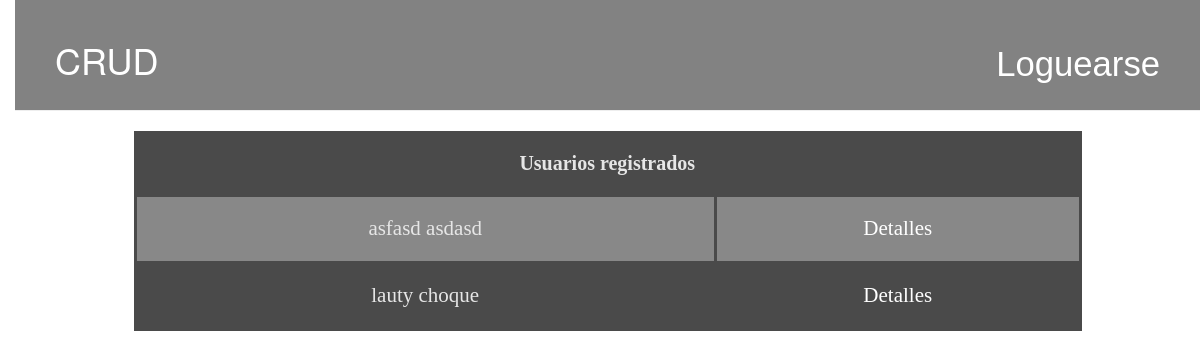
Before: / with the older database file.
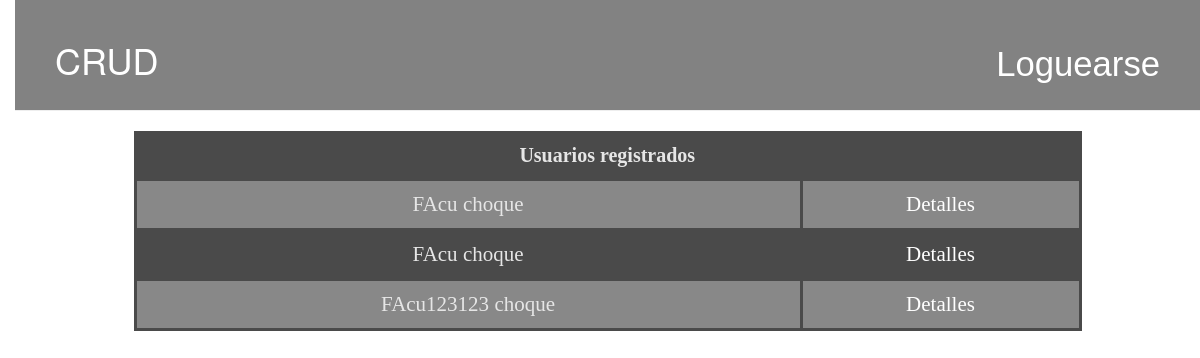
After: the same page with the newer database file.
### crud/models.py (models this page shows, shortened)
class Usuario(models.Model):
    apellido = models.CharField(max_length=200)
    nombre = models.CharField(max_length=200)
    dni = models.IntegerField(default=None)
    domicilio = models.CharField(max_length=200)
    nacimiento = models.DateField()
    created_date = models.DateTimeField(default=timezone.now)

### crud/views.py (the view)
# urls.py: path('', views.usuario_list, name='usuario_list'),
def usuario_list(request):
    usuarios = Usuario.objects.all()
    return render(request, 'crud/usuario_list.html', {'usuarios': usuarios})

### crud/templates/crud/usuario_list.html (shortened to what this page needs)
{% extends 'crud/base.html' %}
{% block content %}
    <table class="darkTable">
    <tr>
        <th scope="col" colspan="4">Usuarios registrados</th>
    </tr>
    {% for usuario in usuarios %}
    <tr>
        <td>{{ usuario.apellido }} {{usuario.nombre}}</td>
        <td><a href="{% url 'usuario_detail' pk=usuario.pk %}"> Detalles</a></td>
    </tr>
    {% endfor%}
    </table>
{% endblock %}

### crud/templates/crud/base.html (shortened to what this page needs)
{% load static %}
<html>
    <head>
        <link rel="stylesheet" href="//maxcdn.bootstrapcdn.com/bootstrap/3.2.0/css/bootstrap.min.css">
        <link rel="stylesheet" href="//maxcdn.bootstrapcdn.com/bootstrap/3.2.0/css/bootstrap-theme.min.css">
        <link rel="stylesheet" href="{% static 'css/crud.css' %}">
    </head>
    <body>
        <div class="page-header">
            {% if user.is_authenticated %}
                <a href="{% url 'usuario_new' %}" class="top-menu"><span class="glyphicon glyphicon-plus"></span></a>
            {% else %}
                <a href="/admin" class="top-menu">Loguearse</a>
            {% endif %}
            {% block title%}
                <h1><a href="/">CRUD</a></h1>
            {% endblock %}
        </div>
        {% block content %}
        {% endblock %}
    </body>
</html>

### crud/static/css/crud.css (style rules this page uses)
body { padding-left: 15px; }
.page-header { background-color: #828282; margin-top: 0; padding: 20px 20px 20px 40px; }
.top-menu, .top-menu:hover, .top-menu:visited { color: white; float: right; font-family: Arial, Helvetica, sans-serif; font-size: 26pt; margin-right: 20px; margin-top: 20px; }
table.darkTable { font-family: "Times New Roman", Times, serif; border: 2px solid #000000; background-color: #4A4A4A; width: 80%; height: 200px; margin: auto; text-align: center; border-collapse: collapse; }
table.darkTable td, table.darkTable th { border: 3px solid #4A4A4A; padding: 3px 2px; }
table.darkTable tbody td { font-size: 21px; color: #E6E6E6; }
table.darkTable tr:nth-child(even) { background: #888888; }
table.darkTable tr th { font-size: 20px; font-weight: bold; color: #E6E6E6; text-align: center; border-left: 2px solid #4A4A4A; }
a { color: white; }

Changed rows visible on the page:
removed Usuario: apellido "asfasd", nombre "asdasd"
removed Usuario: apellido "lauty", nombre "choque"
added Usuario: apellido "FAcu", nombre "choque"
added Usuario: apellido "FAcu", nombre "choque"
added Usuario: apellido "FAcu123123", nombre "choque"
